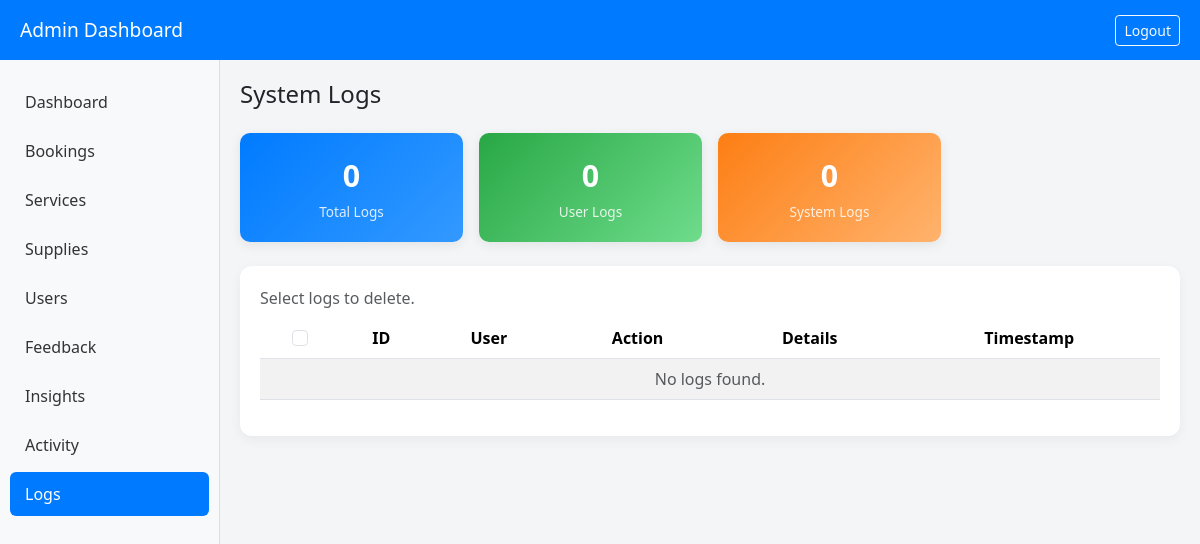
Page /admin/pages/logs.php (signed in) on the earlier database version.
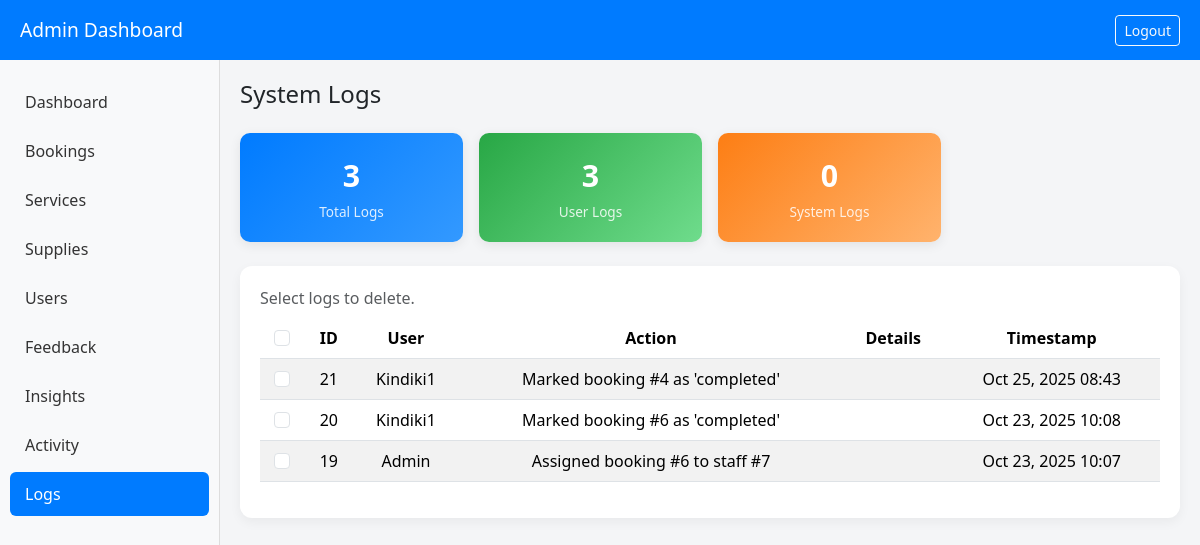
Same page on the later database version.
### tables this page shows
CREATE TABLE logs (
        id INTEGER PRIMARY KEY AUTOINCREMENT,
        user_id INTEGER,
        action TEXT,
        details TEXT,
        created_at DATETIME DEFAULT CURRENT_TIMESTAMP
    );

CREATE TABLE users (
    id INTEGER PRIMARY KEY AUTOINCREMENT,
    name TEXT NOT NULL,
    email TEXT UNIQUE NOT NULL,
    password TEXT NOT NULL,
    role TEXT DEFAULT 'customer',
    created_at DATETIME DEFAULT CURRENT_TIMESTAMP
);

### admin/pages/logs.php (the view, shortened to what this page needs)
<?php
require_once __DIR__ . '/../../includes/db.php';
$stmt = $db->query("
    SELECT l.*, u.name AS username
    FROM logs l
    LEFT JOIN users u ON l.user_id = u.id
    ORDER BY l.created_at DESC
    LIMIT 100
");
$logs = $stmt->fetchAll(PDO::FETCH_ASSOC);
$totalLogs = count($logs);
$systemLogs = count(array_filter($logs, fn($l) => $l['username'] === null));
$userLogs = $totalLogs - $systemLogs;
?>
<!DOCTYPE html>
<html lang="en">
<head>
<link href="https://cdn.jsdelivr.net/npm/bootstrap@5.3.2/dist/css/bootstrap.min.css" rel="stylesheet">
</head>
<body>
<header>
    <h3>Admin Dashboard</h3>
    <a href="../../logout.php" class="btn btn-outline-light btn-sm">Logout</a>
</header>
<div class="sidebar">
    <ul class="nav flex-column">
        <li><a href="../dashboard.php" class="nav-link">Dashboard</a></li>
        <li><a href="bookings.php" class="nav-link">Bookings</a></li>
        <li><a href="services.php" class="nav-link">Services</a></li>
        <li><a href="supplies.php" class="nav-link">Supplies</a></li>
        <li><a href="users.php" class="nav-link">Users</a></li>
        <li><a href="feedback.php" class="nav-link">Feedback</a></li>
        <li><a href="insights.php" class="nav-link">Insights</a></li>
        <li><a href="activity.php" class="nav-link">Activity</a></li>
        <li><a href="logs.php" class="nav-link active">Logs</a></li>
    </ul>
</div>
<div class="main-content">
    <h4 class="mb-4">System Logs</h4>
    <div class="row g-3 mb-4">
        <div class="col-6 col-md-3">
            <div class="insights-card bg-blue">
                <div class="insight-value"><?= $totalLogs ?></div>
                <div class="insight-label">Total Logs</div>
            </div>
        </div>
        <div class="col-6 col-md-3">
            <div class="insights-card bg-green">
                <div class="insight-value"><?= $userLogs ?></div>
                <div class="insight-label">User Logs</div>
            </div>
        </div>
        <div class="col-6 col-md-3">
            <div class="insights-card bg-orange">
                <div class="insight-value"><?= $systemLogs ?></div>
                <div class="insight-label">System Logs</div>
            </div>
        </div>
    </div>
    <div class="card-table">
        <form method="POST" id="deleteForm">
            <div class="d-flex justify-content-between align-items-center mb-2">
                <p class="text-muted mb-0">Select logs to delete.</p>
            </div>
            <div class="table-responsive">
                <table class="table table-striped table-hover align-middle text-center">
                    <thead>
                        <tr>
                            <th><input type="checkbox" id="selectAll" class="form-check-input"></th>
                            <th>ID</th>
                            <th>User</th>
                            <th>Action</th>
                            <th>Details</th>
                            <th>Timestamp</th>
                        </tr>
                    </thead>
                    <tbody>
                        <?php if ($logs): ?>
                            <?php foreach ($logs as $log): ?>
                                <tr>
                                    <td><input type="checkbox" name="selected_logs[]" value="<?= $log['id'] ?>" class="form-check-input select-checkbox"></td>
                                    <td><?= $log['id'] ?></td>
                                    <td><?= htmlspecialchars($log['username'] ?? 'System') ?></td>
                                    <td><?= htmlspecialchars($log['action']) ?></td>
                                    <td><?= htmlspecialchars($log['details'] ?? '-') ?></td>
                                    <td><?= htmlspecialchars(date("M d, Y H:i", strtotime($log['created_at']))) ?></td>
                                </tr>
                            <?php endforeach; ?>
                        <?php else: ?>
                            <tr><td colspan="6" class="text-muted">No logs found.</td></tr>
                        <?php endif; ?>
                    </tbody>
                </table>
            </div>
        </form>
    </div>
</div>
</body>
</html>

Differences in the rows shown:
added logs: id "21", user.name "Kindiki1", action "Marked booking #4 as 'completed'", created_at "Oct 25, 2025 08:43"
added logs: id "20", user.name "Kindiki1", action "Marked booking #6 as 'completed'", created_at "Oct 23, 2025 10:08"
added logs: id "19", user.name "Admin", action "Assigned booking #6 to staff #7", created_at "Oct 23, 2025 10:07"
Other differences:
$totalLogs: "0" → "3"
$userLogs: "0" → "3"
text no longer shown: "No logs found."
